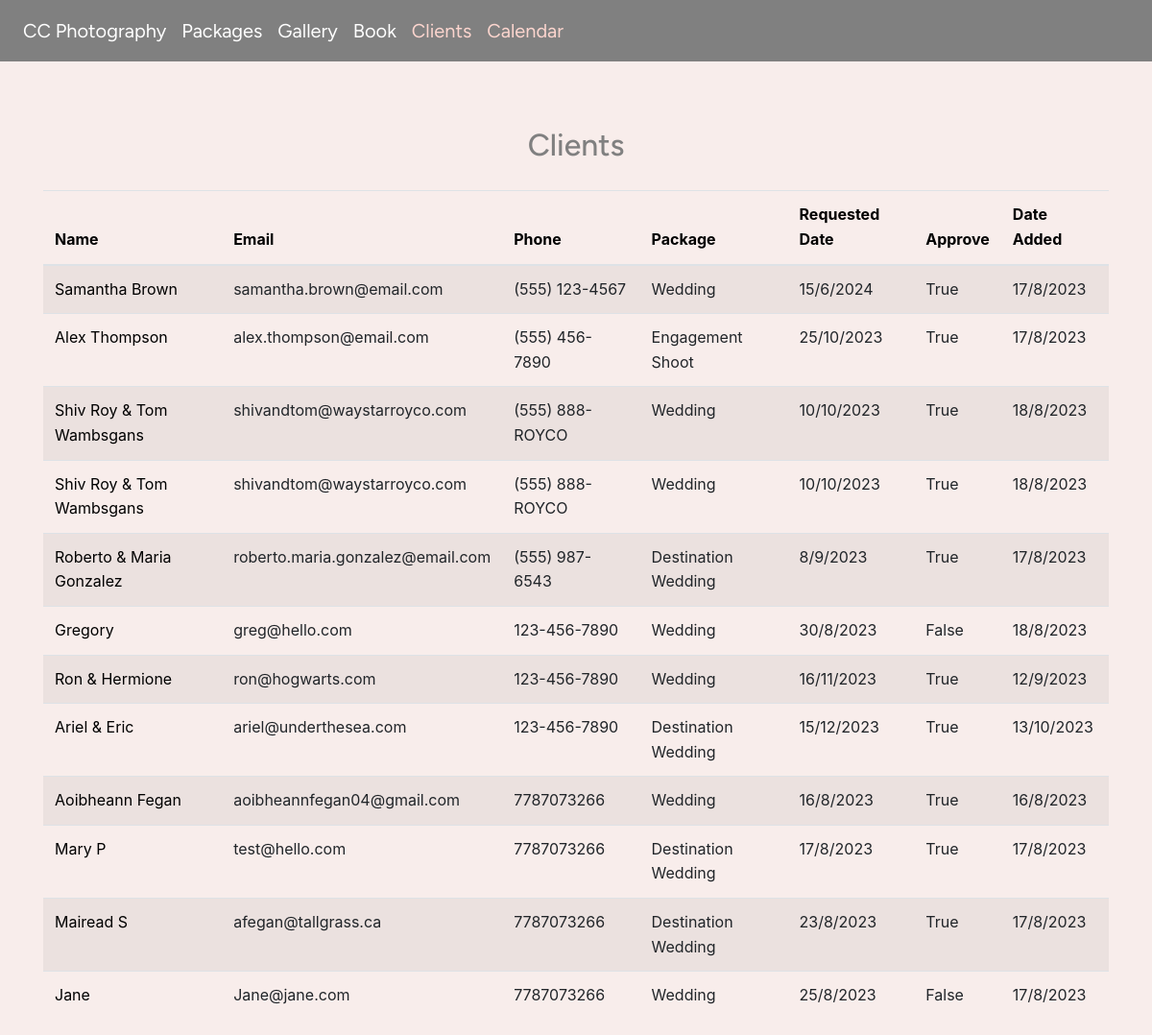
The app's page /clients?sort=phone (signed in) with its own data.
### wedding/models.py (models this page shows, shortened)
class Client(models.Model):
    PACKAGE_OPTIONS = [
        ('Wedding', 'Wedding'),
        ('Engagement Shoot', 'Engagement Shoot'),
        ('Destination Wedding', 'Destination Wedding')
    ]
    name = models.CharField(max_length=64)
    email = models.EmailField()
    phone = models.CharField(max_length=15)
    package = models.CharField(max_length=64, choices=PACKAGE_OPTIONS, default='Wedding')
    description = models.TextField(null=True, blank=True)
    date_added = models.DateTimeField(auto_now_add=True)
    date_requested = models.DateTimeField(auto_now_add=False)
    approved = models.BooleanField(default=False)
    completed = models.BooleanField(default=False)

### wedding/views.py (the view)
# urls.py: path("clients", views.clients, name="clients"),
def clients(request):
    user = request.user
    if not user.is_authenticated:
        return redirect('index')
    sort_by = request.GET.get('sort', '-date_added')
    if sort_by not in ['name', 'email', 'phone', 'package', 'date_requested', 'approved', 'date_added']:
        sort_by = '-date_added'
    clients = Client.objects.all().order_by(sort_by)
    return render(request, "wedding/clients.html", {
        "user": user,
        "clients": clients,
    })

### wedding/templates/wedding/clients.html
{% extends "wedding/layout.html" %}
{% load static %}
{% block body %}
    {% if user.is_authenticated %}
        <div class="container mt-5">
            <h2>Clients</h2>
            <table class="table table-striped">
                <thead>
                    <tr>
                        <th><a class="table-header" style="text-decoration: none;" href="?sort=name">Name</a></th>
                        <th><a class="table-header" style="text-decoration: none;" href="?sort=email">Email</a></th>
                        <th><a class="table-header" style="text-decoration: none;" href="?sort=phone">Phone</a></th>
                        <th><a class="table-header" style="text-decoration: none;" href="?sort=package">Package</a></th>
                        <th><a class="table-header" style="text-decoration: none;" href="?sort=date_requested">Requested Date</a></th>
                        <th><a class="table-header" style="text-decoration: none;" href="?sort=approved">Approve</a></th>
                        <th><a class="table-header" style="text-decoration: none;" href="?sort=date_added">Date Added</a></th>
                    </tr>
                </thead>
                <tbody>
                    {% for client in clients %}
                        <tr>
                            <td><a style="text-decoration: none;" class="client-link" href="{% url 'client' client.id %}">{{ client.name }}</a></td>
                            <td>{{ client.email }}</td>
                            <td>{{ client.phone }}</td>
                            <td>{{ client.package }}</td>
                            <td>{{ client.date_requested| date:"j/n/Y" }}</td>
                            <td>{{ client.approved }}</td>
                            <td>{{ client.date_added| date:"j/n/Y" }}</td>
                        </tr>
                    {% endfor %}
                </tbody>
            </table>
        </div>
    {% else %}
        <div>
            You are not authenticated
        </div>
    {% endif %}
{% endblock %}

### wedding/static/wedding/styles.css (style rules this page uses)
:root { --text: grey; --headers: grey; --background: #F8EDEB; --button: #FCD5CE; --content-background: #FCD5CE; --nav: grey; --form: #D8E2DC; }
body { line-height: 1.6; background-color: var(--background); color: #333333; }
h2 { padding: 20px; text-align: center; color: var(--headers); font-weight: 500; font-family: "Figtree",'Brush Script MT', cursive; }
.table-header, .client-link { text-decoration: none; color: black; }

### records on screen
Client: name "Samantha Brown", email "samantha.brown@email.com", phone "(555) 123-4567", package "Wedding", date_requested "15/6/2024", approved "True", date_added "17/8/2023"
Client: name "Alex Thompson", email "alex.thompson@email.com", phone "(555) 456-7890", package "Engagement Shoot", date_requested "25/10/2023", approved "True", date_added "17/8/2023"
Client: name "Shiv Roy & Tom Wambsgans", email "shivandtom@waystarroyco.com", phone "(555) 888-ROYCO", package "Wedding", date_requested "10/10/2023", approved "True", date_added "18/8/2023"
Client: name "Shiv Roy & Tom Wambsgans", email "shivandtom@waystarroyco.com", phone "(555) 888-ROYCO", package "Wedding", date_requested "10/10/2023", approved "True", date_added "18/8/2023"
Client: name "Roberto & Maria Gonzalez", email "roberto.maria.gonzalez@email.com", phone "(555) 987-6543", package "Destination Wedding", date_requested "8/9/2023", approved "True", date_added "17/8/2023"
Client: name "Gregory", email "greg@hello.com", phone "123-456-7890", package "Wedding", date_requested "30/8/2023", approved "False", date_added "18/8/2023"
Client: name "Ron & Hermione", email "ron@hogwarts.com", phone "123-456-7890", package "Wedding", date_requested "16/11/2023", approved "True", date_added "12/9/2023"
Client: name "Ariel & Eric", email "ariel@underthesea.com", phone "123-456-7890", package "Destination Wedding", date_requested "15/12/2023", approved "True", date_added "13/10/2023"
Client: name "Aoibheann Fegan", email "aoibheannfegan04@gmail.com", phone "7787073266", package "Wedding", date_requested "16/8/2023", approved "True", date_added "16/8/2023"
Client: name "Mary P", email "test@hello.com", phone "7787073266", package "Destination Wedding", date_requested "17/8/2023", approved "True", date_added "17/8/2023"
Client: name "Mairead S", email "afegan@tallgrass.ca", phone "7787073266", package "Destination Wedding", date_requested "23/8/2023", approved "True", date_added "17/8/2023"
Client: name "Jane", email "Jane@jane.com", phone "7787073266", package "Wedding", date_requested "25/8/2023", approved "False", date_added "17/8/2023"
